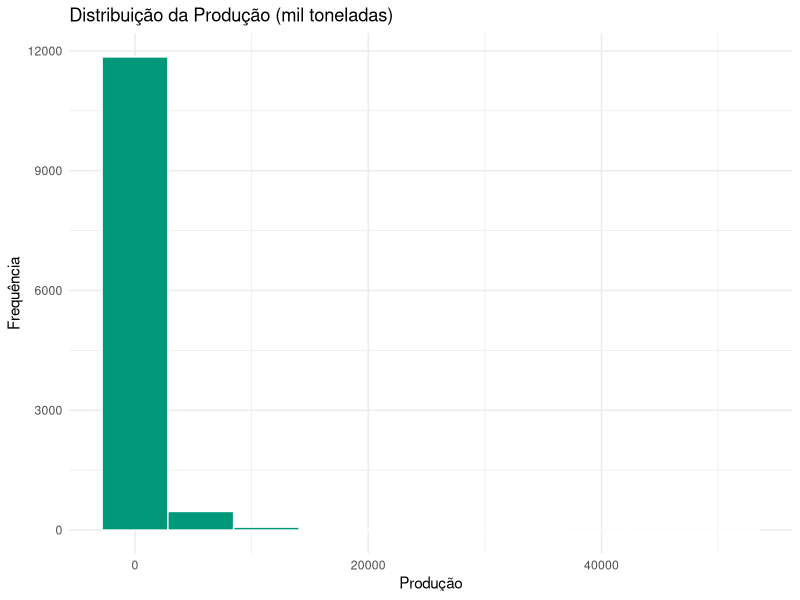
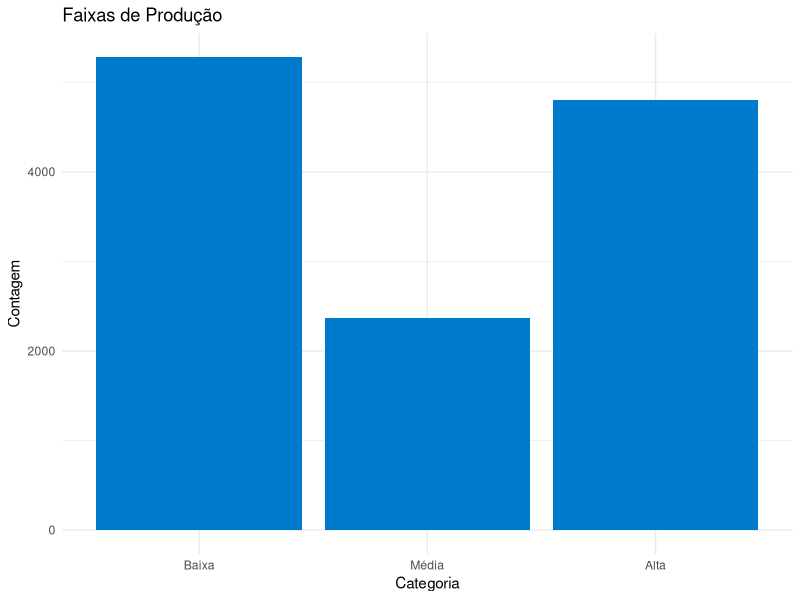
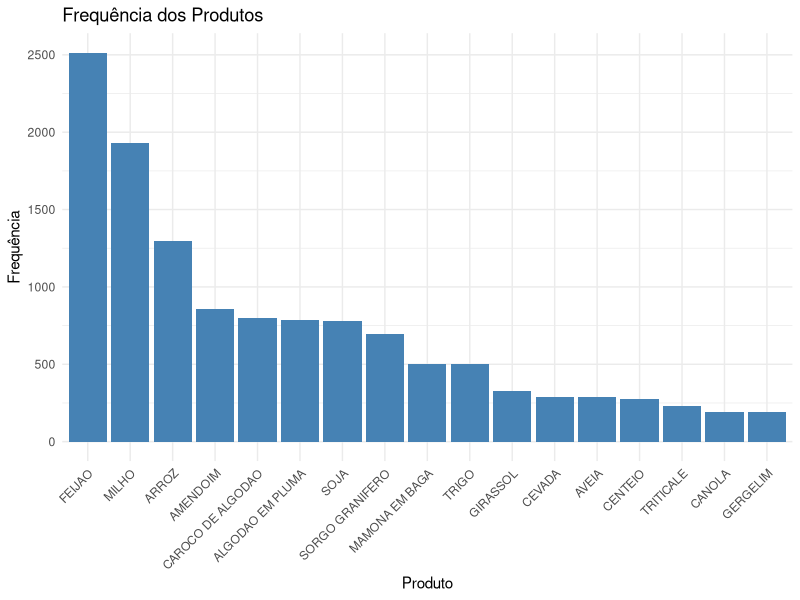
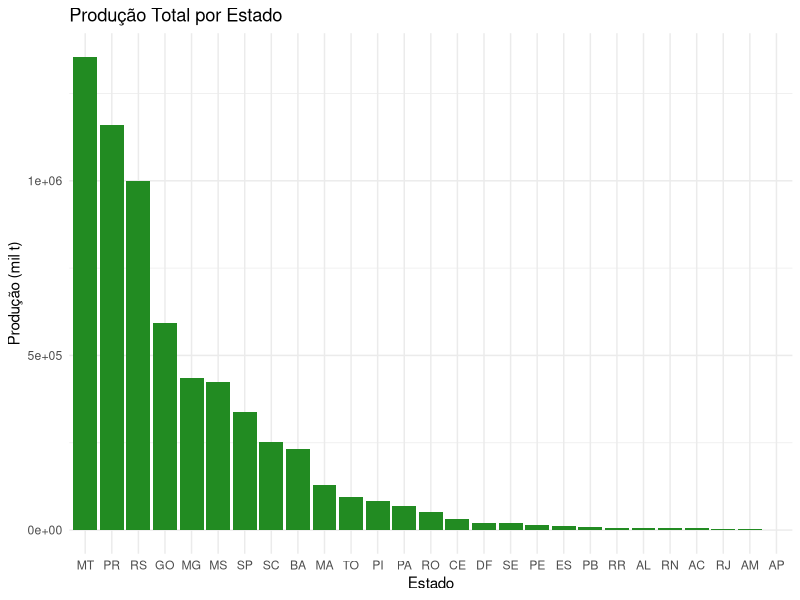
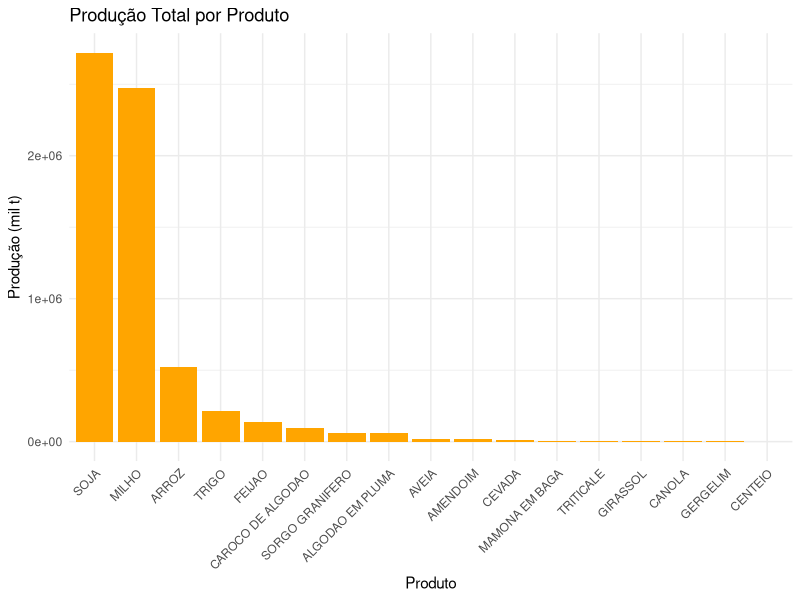

These figures' R source, in order:
# RenanMendes_RM563145_fase2_cap7
# ThiagoSantos_RM5633275_fase2_cap7
# ArthurRosado_RM562061_fase2_cap7
# OtavioCustodio_RM5656065_fase2_cap7
# Leandro_RM565240_fase2_cap7


# Instalando os pacotes.
install.packages("readr")
install.packages("dplyr")
install.packages("ggplot2")
install.packages("readxl")
install.packages("writexl")
install.packages("psych")

library(readr)
library(dplyr)
library(ggplot2)
library(readxl)
library(writexl)
library(psych)

# Ler arquivo CSV - serie_historica_reduzida.
dados <- read_delim("serie_historica_reduzida.csv", delim = ";", locale = locale(decimal_mark = ","))

# removendo espaços.
dados$producao_mil_t <- gsub(",", ".", dados$producao_mil_t)
dados$producao_mil_t <- as.numeric(dados$producao_mil_t)
dados$produto <- trimws(dados$produto)


# Limpando dados.
dados <- dados %>%
  rename(ano_agricola = `ano_agricola`,
         uf = `uf`,
         produto = `produto`,
         producao_mil_t = `producao_mil_t`) %>%
  mutate(producao_mil_t = as.numeric(producao_mil_t)) %>%
  filter(!is.na(producao_mil_t))



# Visualizando a base.
head(dados)
str(dados)
colnames(dados)


#---------------------------------------------------------------------

# Calculando tendência central.
media <- mean(dados$producao_mil_t, na.rm = TRUE)
mediana <- median(dados$producao_mil_t, na.rm = TRUE)

summary_stats <- dados %>%
  summarise(
    max = max(producao_mil_t),
    min = min(producao_mil_t)
  )


# Calculando medidas de dispersão.
desvio_padrao <- sd(dados$producao_mil_t, na.rm = TRUE)
variancia <- var(dados$producao_mil_t, na.rm = TRUE)
amplitude <- range(dados$producao_mil_t, na.rm = TRUE)
coef_var <- desvio_padrao / media

# Calculando medidas separatrizes.
quartis <- quantile(dados$producao_mil_t, probs = c(0.25, 0.5, 0.75), na.rm = TRUE)
decis <- quantile(dados$producao_mil_t, probs = seq(0.1, 0.9, 0.1), na.rm = TRUE)
percentis <- quantile(dados$producao_mil_t, probs = seq(0.01, 0.99, 0.01), na.rm = TRUE)

cat("Média:", media, "\n")
cat("Mediana:", mediana, "\n")
cat("Desvio padrão:", desvio_padrao, "\n")
cat("Coef. de variação:", coef_var, "\n")
cat("Quartis:\n")
print(quartis)


#---------------------------------------------------------------------
# Criando váriaveis novas para análise grafica e exploratória de dados.

# criando variável ordinal (faixa de produção).
dados <- dados %>%
  mutate(categoria_producao = case_when(
    producao_mil_t < 10 ~ "Baixa",
    producao_mil_t < 50 ~ "Média",
    TRUE ~ "Alta"
  )) %>%
  mutate(categoria_producao = factor(categoria_producao,
                                     levels = c("Baixa", "Média", "Alta"),
                                     ordered = TRUE))


# criando variável discreta: ranking por produto e ano.
dados <- dados %>%
  group_by(ano_agricola, produto) %>%
  mutate(ranking_estado = dense_rank(desc(producao_mil_t))) %>%
  ungroup()


# criando variável nominal: se produção foi acima da média.
dados <- dados %>%
  group_by(produto) %>%
  mutate(media_produto = mean(producao_mil_t),
         meta_atingida = ifelse(producao_mil_t > media_produto, "Sim", "Não")) %>%
  ungroup() %>%
  select(-media_produto)

#----------------------------------------------------------------------


# Histograma da produção.
ggplot(dados, aes(x = producao_mil_t)) +
  geom_histogram(bins = 10, fill = "#009879", color = "white") +
  labs(title = "Distribuição da Produção (mil toneladas)", x = "Produção", y = "Frequência") +
  theme_minimal()

# Gráfico: categorias de produção (ordinal).
ggplot(dados, aes(x = categoria_producao)) +
  geom_bar(fill = "#007acc") +
  labs(title = "Faixas de Produção", x = "Categoria", y = "Contagem") +
  theme_minimal()



# Gráfico de barras da contagem de produtos.
contagem_produtos <- dados %>%
  group_by(produto) %>%
  summarise(n = n()) %>%
  arrange(desc(n))

ggplot(contagem_produtos, aes(x = reorder(produto, -n), y = n)) +
  geom_bar(stat = "identity", fill = "steelblue") +
  labs(title = "Frequência dos Produtos", x = "Produto", y = "Frequência") +
  theme_minimal() +
  theme(axis.text.x = element_text(angle = 45, hjust = 1))

##  Gráfico de Barras por Estado.
dados %>%
  group_by(uf) %>%
  summarise(producao_total = sum(producao_mil_t, na.rm = TRUE)) %>%
  ggplot(aes(x = reorder(uf, -producao_total), y = producao_total)) +
  geom_bar(stat = "identity", fill = "forestgreen") +
  labs(title = "Produção Total por Estado", x = "Estado", y = "Produção (mil t)") +
  theme_minimal()

## Gráfico de Barras por Produto.

dados %>%
  group_by(produto) %>%
  summarise(producao_total = sum(producao_mil_t, na.rm = TRUE)) %>%
  ggplot(aes(x = reorder(produto, -producao_total), y = producao_total)) +
  geom_bar(stat = "identity", fill = "orange") +
  labs(title = "Produção Total por Produto", x = "Produto", y = "Produção (mil t)") +
  theme_minimal() +
  theme(axis.text.x = element_text(angle = 45, hjust = 1))

#---------------------------------------------------------------------

# Salvando uma base nova, com insights, análises e classificações.
write_xlsx(list(
  Base_Completa = dados,
  Resumo_Producao = summary_stats
), "base_agricola_completa.xlsx")


